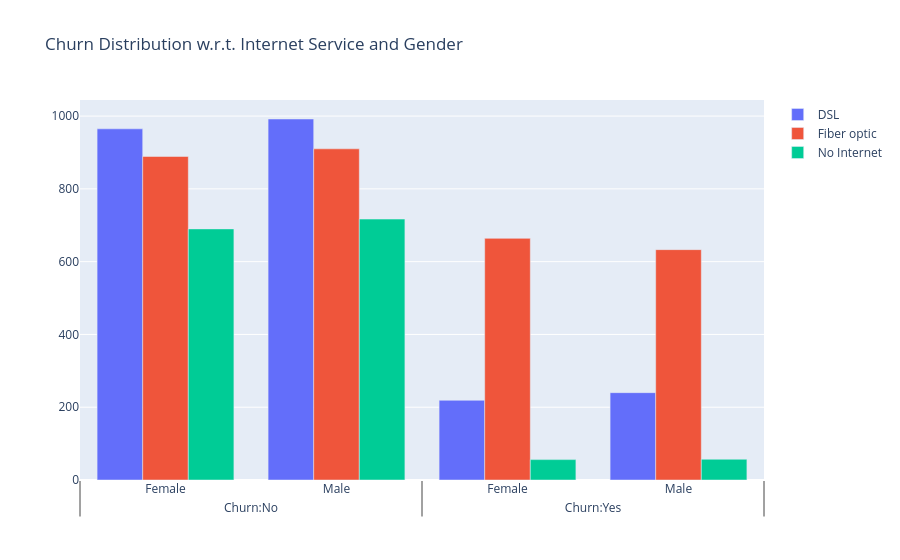

The code cell stored with this chart in its notebook:
### Code cell
fig = go.Figure()

fig.add_trace(go.Bar(
    x = [['Churn:No', 'Churn:No', 'Churn:Yes', 'Churn:Yes'],
         ["Female", "Male", "Female", "Male"]],
    y = [965, 992, 219, 240],
    name = "DSL",
))

fig.add_trace(go.Bar(
    x = [['Churn:No', 'Churn:No', 'Churn:Yes', 'Churn:Yes'],
         ["Female", "Male", "Female", "Male"]],
    y = [889, 910, 664, 633],
    name = "Fiber optic",
))

fig.add_trace(go.Bar(
    x = [['Churn:No', 'Churn:No', 'Churn:Yes', 'Churn:Yes'],
         ["Female", "Male", "Female", "Male"]],
    y = [690, 717, 56, 57],
    name = "No Internet",
))

fig.update_layout(title_text="Churn Distribution w.r.t. Internet Service and Gender")
fig.show()

### Figure 1 — Plotly figure (JSON) as saved in the notebook; plotly's stock layout.template omitted (floating-point values rounded to 4 significant figures)
{"data": [{"name": "DSL", "type": "bar", "x": [["Churn:No", "Churn:No", "Churn:Yes", "Churn:Yes"], ["Female", "Male", "Female", "Male"]], "y": [965, 992, 219, 240]}, {"name": "Fiber optic", "type": "bar", "x": [["Churn:No", "Churn:No", "Churn:Yes", "Churn:Yes"], ["Female", "Male", "Female", "Male"]], "y": [889, 910, 664, 633]}, {"name": "No Internet", "type": "bar", "x": [["Churn:No", "Churn:No", "Churn:Yes", "Churn:Yes"], ["Female", "Male", "Female", "Male"]], "y": [690, 717, 56, 57]}], "layout": {"title": {"text": "Churn Distribution w.r.t. Internet Service and Gender"}}}
